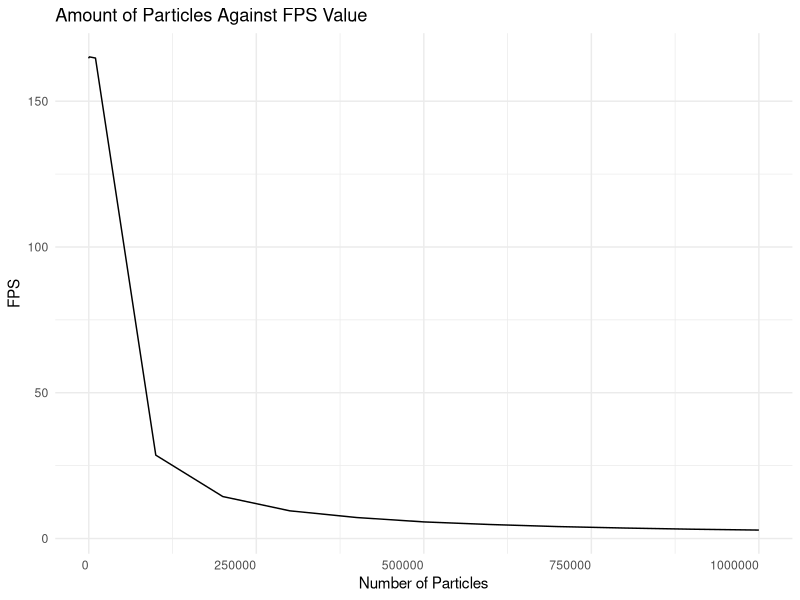

Reproduce this figure in R.
csv <- read.csv("comp305Ws3.csv")


csvColumns <- c("ParticleNumber", "FPS")
print(csvColumns)


library(ggplot2)

ggplot(csv, aes(x = ParticleNumber, y = FPS)) +
  geom_line(color = "black") +
  theme_minimal() +
  labs(
    title = "Amount of Particles Against FPS Value",
    x = "Number of Particles",
    y = "FPS"
  ) +
  theme(axis.text.x = element_text(hjust = 1)) 
